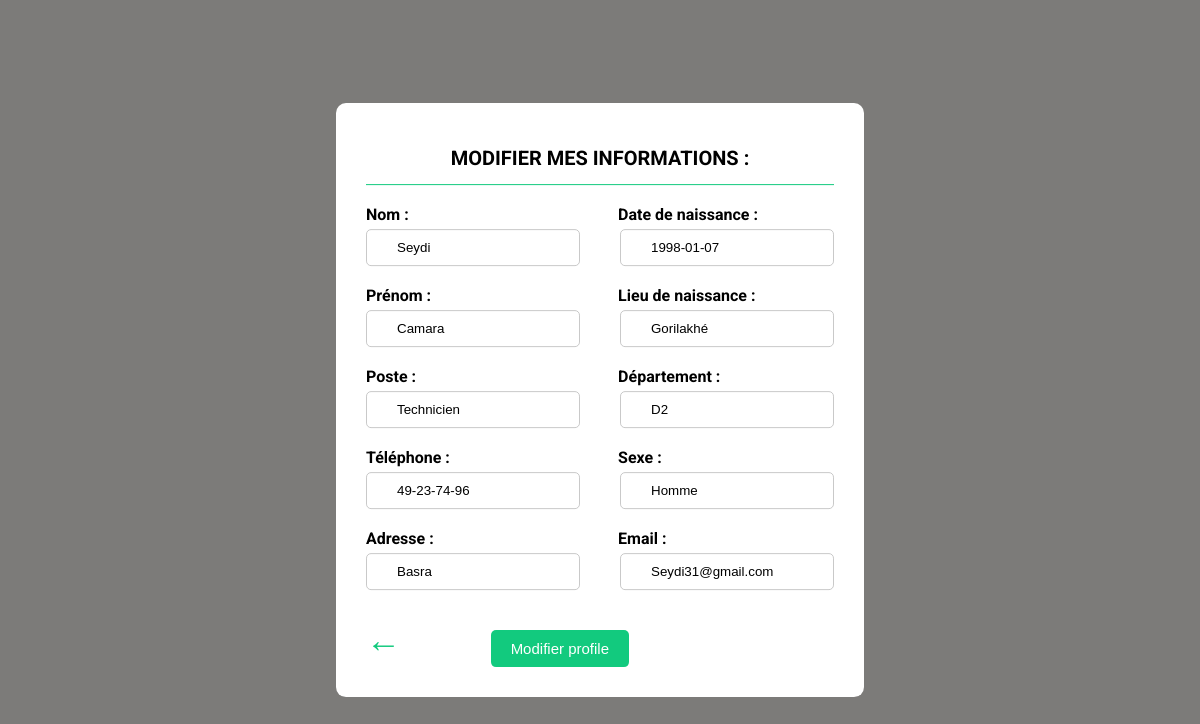
Screenshot of /Updateprofile.php (signed in) with the database file from the repository.
### tables this page shows
CREATE TABLE `users` (
  `id` int(11) NOT NULL,
  `username` varchar(255) NOT NULL,
  `lastname` varchar(255) NOT NULL,
  `poste` varchar(40) NOT NULL,
  `telephone` varchar(13) NOT NULL,
  `adresse` varchar(45) NOT NULL,
  `dateNaiss` date NOT NULL,
  `lieuNaiss` varchar(45) NOT NULL,
  `departement` varchar(22) NOT NULL,
  `sexe` varchar(22) NOT NULL,
  `email` varchar(255) NOT NULL,
  `password` varchar(255) NOT NULL,
  `presence` tinyint(1) NOT NULL DEFAULT 0
);

### Updateprofile.php (the view, shortened to what this page needs)
<?php
    include 'config.php';
    $user_id = $_SESSION['id'];
?>
<!DOCTYPE html>
<html lang="en">
<head>
    <link rel="stylesheet" href="Updateprofile.css" type="text/css">
</head>
<body>
<?php
    $sql = "SELECT * FROM users WHERE id = $user_id";
    $result = mysqli_query($conn, $sql);
    if(mysqli_num_rows($result) > 0){
        $fetch = mysqli_fetch_assoc($result);
    }
   ?>
   <form action="" method="POST">
   <h1>Modifier mes informations :</h1>
       <div class="separation"></div>
       <div class="corps-formulaire">
            <div class="gauche">
                <div class="groupe">
                    <label>Nom :</label>
                    <input type="text" name="update_username" value="<?php echo $fetch['username']; ?>">
                </div>
                <div class="groupe">
                    <label>Prénom :</label>
                    <input type="text" name="update_lastname" value="<?php echo $fetch['lastname']; ?>">
                </div>
                <div class="groupe">
                    <label>Poste :</label>
                    <input type="text" name="update_poste" value="<?php echo $fetch['poste']; ?>">
                </div>
                <div class="groupe">
                    <label>Téléphone :</label>
                    <input type="text" name="update_telephone" value="<?php echo $fetch['telephone']; ?>">
                </div>
                <div class="groupe">
                    <label>Adresse :</label>
                    <input type="text" name="update_adresse" value="<?php echo $fetch['adresse']; ?>">
                </div>
            </div>
            <div class="droite">
                <div class="groupe">
                    <label>Date de naissance :</label>
                    <input type="text" name="update_dateNaiss" value="<?php echo $fetch['dateNaiss']; ?>">
                </div>
                <div class="groupe">
                    <label>Lieu de naissance :</label>
                    <input type="text" name="update_lieuNaiss" value="<?php echo $fetch['lieuNaiss']; ?>">
                </div>
                <div class="groupe">
                    <label>Département :</label>
                    <input type="text" name="update_departement" value="<?php echo $fetch['departement']; ?>">
                </div>
                <div class="groupe">
                    <label>Sexe :</label>
                    <input type="text" name="update_sexe" value="<?php echo $fetch['sexe']; ?>">
                </div>
                <div class="groupe">
                    <label>Email :</label>
                    <input type="text" name="update_email" value="<?php echo $fetch['email']; ?>">
                </div>
            </div>
       </div>
       <div class="pied-formulaire" align="center">
            <a href="accueil.php">←</a>
            <input type="submit" value="Modifier profile" name="update_profile">
       </div>
   </form>
</body>
</html>

### Updateprofile.css (style rules this page uses)
body { background-color: #7c7b79; margin: 0px; padding: 0px; position: absolute; top: 50%; left: 50%; transform: translate(-50%, -50%); font-family: "Roboto", sans-serif; font-weight: bold; }
form { background-color: white; padding: 30px; border-radius: 10px; }
form h1 { font-size: 20px; text-align: center; text-transform: uppercase; }
.separation { width: 100%; height: 1px; background-color: #12ca7e; }
.corps-formulaire { display: flex; flex-wrap: wrap; margin-bottom: 30px; }
.groupe { position: relative; margin-top: 20px; display: flex; flex-direction: column; }
.gauche input { margin-top: 5px; padding: 10px 5px 10px 30px; border: 1px solid #c9c9c9; outline-color: #12ca7e; border-radius: 5px; }
.droite input { margin-left: 40px; margin-top: 5px; padding: 10px 5px 10px 30px; border: 1px solid #c9c9c9; outline-color: #12ca7e; border-radius: 5px; }
.droite label { margin-left: 15%; }
.pied-formulaire { display: flex; justify-content: space-between; }
.pied-formulaire input { margin-top: 10px; margin-right: 205px; background-color: #12ca7e; color: white; font-size: 15px; border: none; padding: 10px 20px; border-radius: 5px; outline: none; cursor: pointer; transition: transform 0.5s; }
.pied-formulaire a { text-decoration: none; color: #12ca7e; font-size: 35px; padding-right: 20px; }

### rows the page displays
users: update_username "Seydi", update_lastname "Camara", update_poste "Technicien", update_telephone "49-23-74-96", update_adresse "Basra", update_dateNaiss "1998-01-07", update_lieuNaiss "Gorilakhé", update_departement "D2", update_sexe "Homme", update_email "Seydi31@gmail.com"
